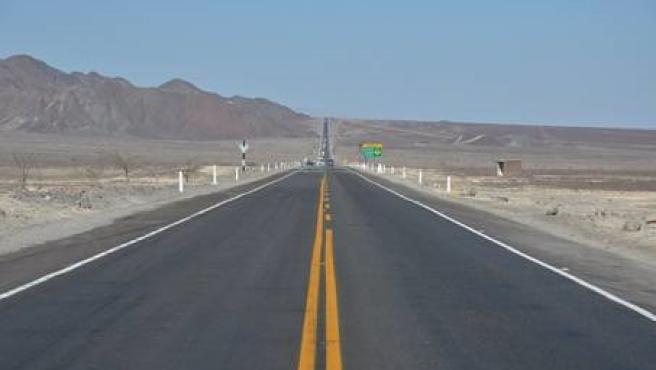
#> input picture catkin_ws/src/software/computer_vision/scripts/test.jpeg, 656 x 370 px, given in place of test.png, which was not available
$ python main.py
#> lines starting #> are read from the running program, lines starting #| are printed output that depends on the picture; pictures that were not available may be replaced by others from this repository, and a replacement may not be noted
import cv2

img = cv2.imread("test.png")    #lee la imagen de prueba
#> img is the input picture: shape (370, 656, 3); mean B, G, R 135.3, 126.6, 117.7
template = cv2.imread("template.png")   #lee el template
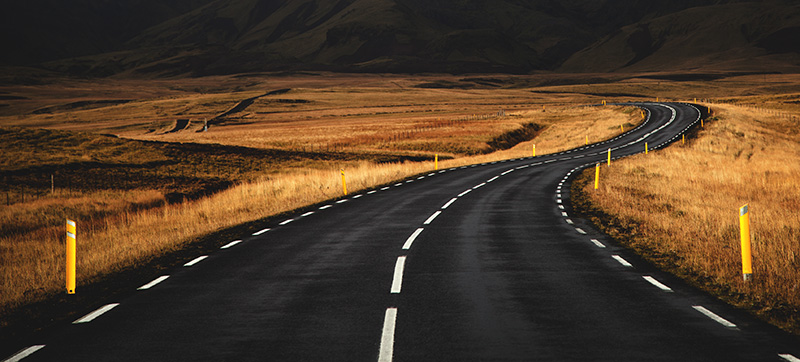
#> input picture Hector/cpp/basics/displayImage/carretera_plastico.jpg, 800 x 362 px, given in place of template.png, which was not available
#> template is the input picture: shape (362, 800, 3); mean B, G, R 39.8, 58.3, 77.9

#pasa todo a grises
imgray = cv2.cvtColor(img, cv2.COLOR_BGR2GRAY)
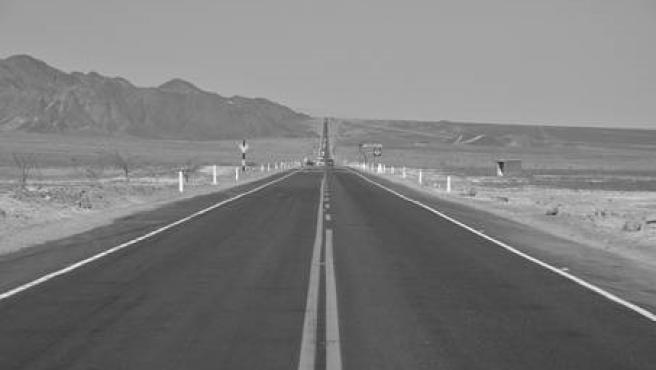
#> imgray: shape (370, 656); min 42, max 254, mean 125
tempGray = cv2.cvtColor(template, cv2.COLOR_BGR2GRAY)
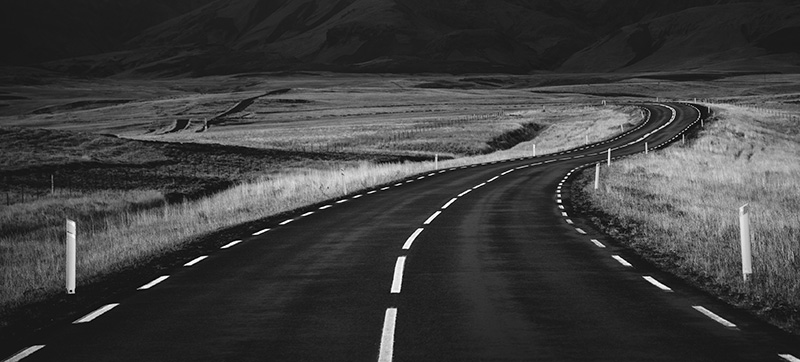
#> tempGray: shape (362, 800); min 0, max 255, mean 62.1

#> (the run stopped early here; a loop or call above may not have finished)
